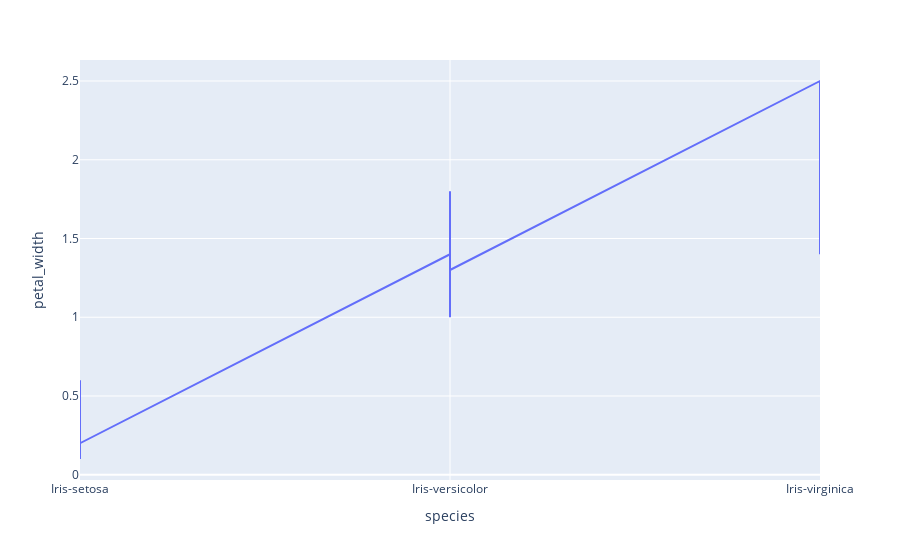

Write notebook code for a chart like this one.
### Code cell
px.line(iris,x='species',y='petal_width')

### Figure 1 — Plotly figure (JSON) as saved in the notebook; plotly's stock layout.template omitted (floating-point values rounded to 4 significant figures; data arrays with more than 128 entries replaced by an {"elided": "..."} marker saying what was removed)
{"data": [{"hovertemplate": "species=%{x}<br>petal_width=%{y}<extra></extra>", "legendgroup": "", "line": {"color": "#636efa", "dash": "solid"}, "marker": {"symbol": "circle"}, "mode": "lines", "name": "", "orientation": "v", "showlegend": false, "type": "scatter", "x": {"elided": "150 str values"}, "xaxis": "x", "y": {"elided": "150 float values"}, "yaxis": "y"}], "layout": {"legend": {"tracegroupgap": 0}, "margin": {"t": 60}, "xaxis": {"anchor": "y", "domain": [0, 1], "title": {"text": "species"}}, "yaxis": {"anchor": "x", "domain": [0, 1], "title": {"text": "petal_width"}}}}
